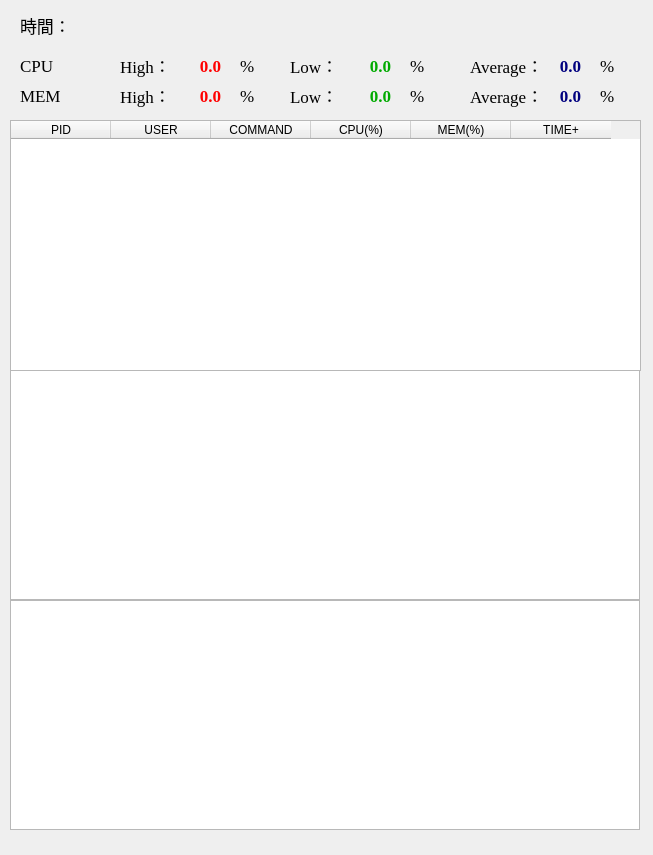
<?xml version="1.0" encoding="UTF-8"?>
<ui version="4.0">
 <class>PID_Dialog</class>
 <widget class="QDialog" name="PID_Dialog">
  <property name="geometry">
   <rect>
    <x>0</x>
    <y>0</y>
    <width>653</width>
    <height>855</height>
   </rect>
  </property>
  <property name="windowTitle">
   <string>PID Subprocess Monitor</string>
  </property>
  <widget class="QLabel" name="label_2">
   <property name="geometry">
    <rect>
     <x>20</x>
     <y>10</y>
     <width>331</width>
     <height>31</height>
    </rect>
   </property>
   <property name="font">
    <font>
     <family>Times New Roman</family>
     <pointsize>13</pointsize>
    </font>
   </property>
   <property name="text">
    <string>時間：</string>
   </property>
   <property name="alignment">
    <set>Qt::AlignLeading|Qt::AlignLeft|Qt::AlignVCenter</set>
   </property>
  </widget>
  <widget class="QTableWidget" name="tableWidget_2">
   <property name="geometry">
    <rect>
     <x>10</x>
     <y>120</y>
     <width>631</width>
     <height>251</height>
    </rect>
   </property>
   <column>
    <property name="text">
     <string>PID</string>
    </property>
   </column>
   <column>
    <property name="text">
     <string>USER</string>
    </property>
   </column>
   <column>
    <property name="text">
     <string>COMMAND</string>
    </property>
   </column>
   <column>
    <property name="text">
     <string>CPU(%)</string>
    </property>
   </column>
   <column>
    <property name="text">
     <string>MEM(%)</string>
    </property>
   </column>
   <column>
    <property name="text">
     <string>TIME+</string>
    </property>
   </column>
  </widget>
  <widget class="QChartView" name="plot_view">
   <property name="geometry">
    <rect>
     <x>10</x>
     <y>370</y>
     <width>630</width>
     <height>230</height>
    </rect>
   </property>
   <property name="sceneRect">
    <rectf>
     <x>0.000000000000000</x>
     <y>0.000000000000000</y>
     <width>0.000000000000000</width>
     <height>0.000000000000000</height>
    </rectf>
   </property>
  </widget>
  <widget class="QChartView" name="plot_view1">
   <property name="geometry">
    <rect>
     <x>10</x>
     <y>600</y>
     <width>630</width>
     <height>230</height>
    </rect>
   </property>
  </widget>
  <widget class="QLabel" name="label_3">
   <property name="geometry">
    <rect>
     <x>20</x>
     <y>50</y>
     <width>61</width>
     <height>31</height>
    </rect>
   </property>
   <property name="font">
    <font>
     <family>Times New Roman</family>
     <pointsize>13</pointsize>
    </font>
   </property>
   <property name="text">
    <string>CPU</string>
   </property>
   <property name="alignment">
    <set>Qt::AlignLeading|Qt::AlignLeft|Qt::AlignVCenter</set>
   </property>
  </widget>
  <widget class="QLabel" name="label_4">
   <property name="geometry">
    <rect>
     <x>20</x>
     <y>80</y>
     <width>61</width>
     <height>31</height>
    </rect>
   </property>
   <property name="font">
    <font>
     <family>Times New Roman</family>
     <pointsize>13</pointsize>
    </font>
   </property>
   <property name="text">
    <string>MEM</string>
   </property>
   <property name="alignment">
    <set>Qt::AlignLeading|Qt::AlignLeft|Qt::AlignVCenter</set>
   </property>
  </widget>
  <widget class="QLabel" name="label_5">
   <property name="geometry">
    <rect>
     <x>120</x>
     <y>50</y>
     <width>61</width>
     <height>31</height>
    </rect>
   </property>
   <property name="palette">
    <palette>
     <active>
      <colorrole role="WindowText">
       <brush brushstyle="SolidPattern">
        <color alpha="255">
         <red>0</red>
         <green>0</green>
         <blue>0</blue>
        </color>
       </brush>
      </colorrole>
     </active>
     <inactive>
      <colorrole role="WindowText">
       <brush brushstyle="SolidPattern">
        <color alpha="255">
         <red>0</red>
         <green>0</green>
         <blue>0</blue>
        </color>
       </brush>
      </colorrole>
     </inactive>
     <disabled>
      <colorrole role="WindowText">
       <brush brushstyle="SolidPattern">
        <color alpha="255">
         <red>120</red>
         <green>120</green>
         <blue>120</blue>
        </color>
       </brush>
      </colorrole>
     </disabled>
    </palette>
   </property>
   <property name="font">
    <font>
     <family>Times New Roman</family>
     <pointsize>13</pointsize>
     <weight>50</weight>
     <bold>false</bold>
     <strikeout>false</strikeout>
    </font>
   </property>
   <property name="text">
    <string>High：</string>
   </property>
   <property name="alignment">
    <set>Qt::AlignLeading|Qt::AlignLeft|Qt::AlignVCenter</set>
   </property>
  </widget>
  <widget class="QLabel" name="label_6">
   <property name="geometry">
    <rect>
     <x>290</x>
     <y>50</y>
     <width>61</width>
     <height>31</height>
    </rect>
   </property>
   <property name="palette">
    <palette>
     <active>
      <colorrole role="WindowText">
       <brush brushstyle="SolidPattern">
        <color alpha="255">
         <red>0</red>
         <green>0</green>
         <blue>0</blue>
        </color>
       </brush>
      </colorrole>
     </active>
     <inactive>
      <colorrole role="WindowText">
       <brush brushstyle="SolidPattern">
        <color alpha="255">
         <red>0</red>
         <green>0</green>
         <blue>0</blue>
        </color>
       </brush>
      </colorrole>
     </inactive>
     <disabled>
      <colorrole role="WindowText">
       <brush brushstyle="SolidPattern">
        <color alpha="255">
         <red>120</red>
         <green>120</green>
         <blue>120</blue>
        </color>
       </brush>
      </colorrole>
     </disabled>
    </palette>
   </property>
   <property name="font">
    <font>
     <family>Times New Roman</family>
     <pointsize>13</pointsize>
     <weight>50</weight>
     <bold>false</bold>
     <strikeout>false</strikeout>
    </font>
   </property>
   <property name="text">
    <string>Low：</string>
   </property>
   <property name="alignment">
    <set>Qt::AlignLeading|Qt::AlignLeft|Qt::AlignVCenter</set>
   </property>
  </widget>
  <widget class="QLabel" name="label_7">
   <property name="geometry">
    <rect>
     <x>470</x>
     <y>50</y>
     <width>71</width>
     <height>31</height>
    </rect>
   </property>
   <property name="palette">
    <palette>
     <active>
      <colorrole role="WindowText">
       <brush brushstyle="SolidPattern">
        <color alpha="255">
         <red>0</red>
         <green>0</green>
         <blue>0</blue>
        </color>
       </brush>
      </colorrole>
     </active>
     <inactive>
      <colorrole role="WindowText">
       <brush brushstyle="SolidPattern">
        <color alpha="255">
         <red>0</red>
         <green>0</green>
         <blue>0</blue>
        </color>
       </brush>
      </colorrole>
     </inactive>
     <disabled>
      <colorrole role="WindowText">
       <brush brushstyle="SolidPattern">
        <color alpha="255">
         <red>120</red>
         <green>120</green>
         <blue>120</blue>
        </color>
       </brush>
      </colorrole>
     </disabled>
    </palette>
   </property>
   <property name="font">
    <font>
     <family>Times New Roman</family>
     <pointsize>13</pointsize>
     <weight>50</weight>
     <bold>false</bold>
     <strikeout>false</strikeout>
    </font>
   </property>
   <property name="text">
    <string>Average：</string>
   </property>
   <property name="alignment">
    <set>Qt::AlignLeading|Qt::AlignLeft|Qt::AlignVCenter</set>
   </property>
  </widget>
  <widget class="QLabel" name="cpu_high">
   <property name="geometry">
    <rect>
     <x>180</x>
     <y>50</y>
     <width>61</width>
     <height>31</height>
    </rect>
   </property>
   <property name="palette">
    <palette>
     <active>
      <colorrole role="WindowText">
       <brush brushstyle="SolidPattern">
        <color alpha="255">
         <red>255</red>
         <green>0</green>
         <blue>0</blue>
        </color>
       </brush>
      </colorrole>
     </active>
     <inactive>
      <colorrole role="WindowText">
       <brush brushstyle="SolidPattern">
        <color alpha="255">
         <red>255</red>
         <green>0</green>
         <blue>0</blue>
        </color>
       </brush>
      </colorrole>
     </inactive>
     <disabled>
      <colorrole role="WindowText">
       <brush brushstyle="SolidPattern">
        <color alpha="255">
         <red>120</red>
         <green>120</green>
         <blue>120</blue>
        </color>
       </brush>
      </colorrole>
     </disabled>
    </palette>
   </property>
   <property name="font">
    <font>
     <family>Times New Roman</family>
     <pointsize>13</pointsize>
     <weight>75</weight>
     <bold>true</bold>
    </font>
   </property>
   <property name="text">
    <string>0.0</string>
   </property>
   <property name="alignment">
    <set>Qt::AlignCenter</set>
   </property>
  </widget>
  <widget class="QLabel" name="cpu_low">
   <property name="geometry">
    <rect>
     <x>350</x>
     <y>50</y>
     <width>61</width>
     <height>31</height>
    </rect>
   </property>
   <property name="palette">
    <palette>
     <active>
      <colorrole role="WindowText">
       <brush brushstyle="SolidPattern">
        <color alpha="255">
         <red>0</red>
         <green>170</green>
         <blue>0</blue>
        </color>
       </brush>
      </colorrole>
     </active>
     <inactive>
      <colorrole role="WindowText">
       <brush brushstyle="SolidPattern">
        <color alpha="255">
         <red>0</red>
         <green>170</green>
         <blue>0</blue>
        </color>
       </brush>
      </colorrole>
     </inactive>
     <disabled>
      <colorrole role="WindowText">
       <brush brushstyle="SolidPattern">
        <color alpha="255">
         <red>120</red>
         <green>120</green>
         <blue>120</blue>
        </color>
       </brush>
      </colorrole>
     </disabled>
    </palette>
   </property>
   <property name="font">
    <font>
     <family>Times New Roman</family>
     <pointsize>13</pointsize>
     <weight>75</weight>
     <bold>true</bold>
    </font>
   </property>
   <property name="text">
    <string>0.0</string>
   </property>
   <property name="alignment">
    <set>Qt::AlignCenter</set>
   </property>
  </widget>
  <widget class="QLabel" name="cpu_avg">
   <property name="geometry">
    <rect>
     <x>540</x>
     <y>50</y>
     <width>61</width>
     <height>31</height>
    </rect>
   </property>
   <property name="palette">
    <palette>
     <active>
      <colorrole role="WindowText">
       <brush brushstyle="SolidPattern">
        <color alpha="255">
         <red>0</red>
         <green>0</green>
         <blue>127</blue>
        </color>
       </brush>
      </colorrole>
     </active>
     <inactive>
      <colorrole role="WindowText">
       <brush brushstyle="SolidPattern">
        <color alpha="255">
         <red>0</red>
         <green>0</green>
         <blue>127</blue>
        </color>
       </brush>
      </colorrole>
     </inactive>
     <disabled>
      <colorrole role="WindowText">
       <brush brushstyle="SolidPattern">
        <color alpha="255">
         <red>120</red>
         <green>120</green>
         <blue>120</blue>
        </color>
       </brush>
      </colorrole>
     </disabled>
    </palette>
   </property>
   <property name="font">
    <font>
     <family>Times New Roman</family>
     <pointsize>13</pointsize>
     <weight>75</weight>
     <bold>true</bold>
    </font>
   </property>
   <property name="text">
    <string>0.0</string>
   </property>
   <property name="alignment">
    <set>Qt::AlignCenter</set>
   </property>
  </widget>
  <widget class="QLabel" name="label_8">
   <property name="geometry">
    <rect>
     <x>290</x>
     <y>80</y>
     <width>61</width>
     <height>31</height>
    </rect>
   </property>
   <property name="palette">
    <palette>
     <active>
      <colorrole role="WindowText">
       <brush brushstyle="SolidPattern">
        <color alpha="255">
         <red>0</red>
         <green>0</green>
         <blue>0</blue>
        </color>
       </brush>
      </colorrole>
     </active>
     <inactive>
      <colorrole role="WindowText">
       <brush brushstyle="SolidPattern">
        <color alpha="255">
         <red>0</red>
         <green>0</green>
         <blue>0</blue>
        </color>
       </brush>
      </colorrole>
     </inactive>
     <disabled>
      <colorrole role="WindowText">
       <brush brushstyle="SolidPattern">
        <color alpha="255">
         <red>120</red>
         <green>120</green>
         <blue>120</blue>
        </color>
       </brush>
      </colorrole>
     </disabled>
    </palette>
   </property>
   <property name="font">
    <font>
     <family>Times New Roman</family>
     <pointsize>13</pointsize>
     <weight>50</weight>
     <bold>false</bold>
     <strikeout>false</strikeout>
    </font>
   </property>
   <property name="text">
    <string>Low：</string>
   </property>
   <property name="alignment">
    <set>Qt::AlignLeading|Qt::AlignLeft|Qt::AlignVCenter</set>
   </property>
  </widget>
  <widget class="QLabel" name="mem_high">
   <property name="geometry">
    <rect>
     <x>180</x>
     <y>80</y>
     <width>61</width>
     <height>31</height>
    </rect>
   </property>
   <property name="palette">
    <palette>
     <active>
      <colorrole role="WindowText">
       <brush brushstyle="SolidPattern">
        <color alpha="255">
         <red>255</red>
         <green>0</green>
         <blue>0</blue>
        </color>
       </brush>
      </colorrole>
     </active>
     <inactive>
      <colorrole role="WindowText">
       <brush brushstyle="SolidPattern">
        <color alpha="255">
         <red>255</red>
         <green>0</green>
         <blue>0</blue>
        </color>
       </brush>
      </colorrole>
     </inactive>
     <disabled>
      <colorrole role="WindowText">
       <brush brushstyle="SolidPattern">
        <color alpha="255">
         <red>120</red>
         <green>120</green>
         <blue>120</blue>
        </color>
       </brush>
      </colorrole>
     </disabled>
    </palette>
   </property>
   <property name="font">
    <font>
     <family>Times New Roman</family>
     <pointsize>13</pointsize>
     <weight>75</weight>
     <bold>true</bold>
    </font>
   </property>
   <property name="text">
    <string>0.0</string>
   </property>
   <property name="alignment">
    <set>Qt::AlignCenter</set>
   </property>
  </widget>
  <widget class="QLabel" name="label_9">
   <property name="geometry">
    <rect>
     <x>120</x>
     <y>80</y>
     <width>61</width>
     <height>31</height>
    </rect>
   </property>
   <property name="palette">
    <palette>
     <active>
      <colorrole role="WindowText">
       <brush brushstyle="SolidPattern">
        <color alpha="255">
         <red>0</red>
         <green>0</green>
         <blue>0</blue>
        </color>
       </brush>
      </colorrole>
     </active>
     <inactive>
      <colorrole role="WindowText">
       <brush brushstyle="SolidPattern">
        <color alpha="255">
         <red>0</red>
         <green>0</green>
         <blue>0</blue>
        </color>
       </brush>
      </colorrole>
     </inactive>
     <disabled>
      <colorrole role="WindowText">
       <brush brushstyle="SolidPattern">
        <color alpha="255">
         <red>120</red>
         <green>120</green>
         <blue>120</blue>
        </color>
       </brush>
      </colorrole>
     </disabled>
    </palette>
   </property>
   <property name="font">
    <font>
     <family>Times New Roman</family>
     <pointsize>13</pointsize>
     <weight>50</weight>
     <bold>false</bold>
     <strikeout>false</strikeout>
    </font>
   </property>
   <property name="text">
    <string>High：</string>
   </property>
   <property name="alignment">
    <set>Qt::AlignLeading|Qt::AlignLeft|Qt::AlignVCenter</set>
   </property>
  </widget>
  <widget class="QLabel" name="mem_low">
   <property name="geometry">
    <rect>
     <x>350</x>
     <y>80</y>
     <width>61</width>
     <height>31</height>
    </rect>
   </property>
   <property name="palette">
    <palette>
     <active>
      <colorrole role="WindowText">
       <brush brushstyle="SolidPattern">
        <color alpha="255">
         <red>0</red>
         <green>170</green>
         <blue>0</blue>
        </color>
       </brush>
      </colorrole>
     </active>
     <inactive>
      <colorrole role="WindowText">
       <brush brushstyle="SolidPattern">
        <color alpha="255">
         <red>0</red>
         <green>170</green>
         <blue>0</blue>
        </color>
       </brush>
      </colorrole>
     </inactive>
     <disabled>
      <colorrole role="WindowText">
       <brush brushstyle="SolidPattern">
        <color alpha="255">
         <red>120</red>
         <green>120</green>
         <blue>120</blue>
        </color>
       </brush>
      </colorrole>
     </disabled>
    </palette>
   </property>
   <property name="font">
    <font>
     <family>Times New Roman</family>
     <pointsize>13</pointsize>
     <weight>75</weight>
     <bold>true</bold>
    </font>
   </property>
   <property name="text">
    <string>0.0</string>
   </property>
   <property name="alignment">
    <set>Qt::AlignCenter</set>
   </property>
  </widget>
  <widget class="QLabel" name="label_10">
   <property name="geometry">
    <rect>
     <x>470</x>
     <y>80</y>
     <width>71</width>
     <height>31</height>
    </rect>
   </property>
   <property name="palette">
    <palette>
     <active>
      <colorrole role="WindowText">
       <brush brushstyle="SolidPattern">
        <color alpha="255">
         <red>0</red>
         <green>0</green>
         <blue>0</blue>
        </color>
       </brush>
      </colorrole>
     </active>
     <inactive>
      <colorrole role="WindowText">
       <brush brushstyle="SolidPattern">
        <color alpha="255">
         <red>0</red>
         <green>0</green>
         <blue>0</blue>
        </color>
       </brush>
      </colorrole>
     </inactive>
     <disabled>
      <colorrole role="WindowText">
       <brush brushstyle="SolidPattern">
        <color alpha="255">
         <red>120</red>
         <green>120</green>
         <blue>120</blue>
        </color>
       </brush>
      </colorrole>
     </disabled>
    </palette>
   </property>
   <property name="font">
    <font>
     <family>Times New Roman</family>
     <pointsize>13</pointsize>
     <weight>50</weight>
     <bold>false</bold>
     <strikeout>false</strikeout>
    </font>
   </property>
   <property name="text">
    <string>Average：</string>
   </property>
   <property name="alignment">
    <set>Qt::AlignLeading|Qt::AlignLeft|Qt::AlignVCenter</set>
   </property>
  </widget>
  <widget class="QLabel" name="mem_avg">
   <property name="geometry">
    <rect>
     <x>540</x>
     <y>80</y>
     <width>61</width>
     <height>31</height>
    </rect>
   </property>
   <property name="palette">
    <palette>
     <active>
      <colorrole role="WindowText">
       <brush brushstyle="SolidPattern">
        <color alpha="255">
         <red>0</red>
         <green>0</green>
         <blue>127</blue>
        </color>
       </brush>
      </colorrole>
     </active>
     <inactive>
      <colorrole role="WindowText">
       <brush brushstyle="SolidPattern">
        <color alpha="255">
         <red>0</red>
         <green>0</green>
         <blue>127</blue>
        </color>
       </brush>
      </colorrole>
     </inactive>
     <disabled>
      <colorrole role="WindowText">
       <brush brushstyle="SolidPattern">
        <color alpha="255">
         <red>120</red>
         <green>120</green>
         <blue>120</blue>
        </color>
       </brush>
      </colorrole>
     </disabled>
    </palette>
   </property>
   <property name="font">
    <font>
     <family>Times New Roman</family>
     <pointsize>13</pointsize>
     <weight>75</weight>
     <bold>true</bold>
    </font>
   </property>
   <property name="text">
    <string>0.0</string>
   </property>
   <property name="alignment">
    <set>Qt::AlignCenter</set>
   </property>
  </widget>
  <widget class="QLabel" name="label_11">
   <property name="geometry">
    <rect>
     <x>240</x>
     <y>50</y>
     <width>61</width>
     <height>31</height>
    </rect>
   </property>
   <property name="font">
    <font>
     <family>Times New Roman</family>
     <pointsize>13</pointsize>
    </font>
   </property>
   <property name="text">
    <string>%</string>
   </property>
   <property name="alignment">
    <set>Qt::AlignLeading|Qt::AlignLeft|Qt::AlignVCenter</set>
   </property>
  </widget>
  <widget class="QLabel" name="label_12">
   <property name="geometry">
    <rect>
     <x>240</x>
     <y>80</y>
     <width>61</width>
     <height>31</height>
    </rect>
   </property>
   <property name="font">
    <font>
     <family>Times New Roman</family>
     <pointsize>13</pointsize>
    </font>
   </property>
   <property name="text">
    <string>%</string>
   </property>
   <property name="alignment">
    <set>Qt::AlignLeading|Qt::AlignLeft|Qt::AlignVCenter</set>
   </property>
  </widget>
  <widget class="QLabel" name="label_13">
   <property name="geometry">
    <rect>
     <x>410</x>
     <y>50</y>
     <width>61</width>
     <height>31</height>
    </rect>
   </property>
   <property name="font">
    <font>
     <family>Times New Roman</family>
     <pointsize>13</pointsize>
    </font>
   </property>
   <property name="text">
    <string>%</string>
   </property>
   <property name="alignment">
    <set>Qt::AlignLeading|Qt::AlignLeft|Qt::AlignVCenter</set>
   </property>
  </widget>
  <widget class="QLabel" name="label_14">
   <property name="geometry">
    <rect>
     <x>410</x>
     <y>80</y>
     <width>61</width>
     <height>31</height>
    </rect>
   </property>
   <property name="font">
    <font>
     <family>Times New Roman</family>
     <pointsize>13</pointsize>
    </font>
   </property>
   <property name="text">
    <string>%</string>
   </property>
   <property name="alignment">
    <set>Qt::AlignLeading|Qt::AlignLeft|Qt::AlignVCenter</set>
   </property>
  </widget>
  <widget class="QLabel" name="label_15">
   <property name="geometry">
    <rect>
     <x>600</x>
     <y>50</y>
     <width>61</width>
     <height>31</height>
    </rect>
   </property>
   <property name="font">
    <font>
     <family>Times New Roman</family>
     <pointsize>13</pointsize>
    </font>
   </property>
   <property name="text">
    <string>%</string>
   </property>
   <property name="alignment">
    <set>Qt::AlignLeading|Qt::AlignLeft|Qt::AlignVCenter</set>
   </property>
  </widget>
  <widget class="QLabel" name="label_16">
   <property name="geometry">
    <rect>
     <x>600</x>
     <y>80</y>
     <width>61</width>
     <height>31</height>
    </rect>
   </property>
   <property name="font">
    <font>
     <family>Times New Roman</family>
     <pointsize>13</pointsize>
    </font>
   </property>
   <property name="text">
    <string>%</string>
   </property>
   <property name="alignment">
    <set>Qt::AlignLeading|Qt::AlignLeft|Qt::AlignVCenter</set>
   </property>
  </widget>
 </widget>
 <customwidgets>
  <customwidget>
   <class>QChartView</class>
   <extends>QGraphicsView</extends>
   <header>PyQt5.QtChart</header>
  </customwidget>
 </customwidgets>
 <resources/>
 <connections/>
</ui>
